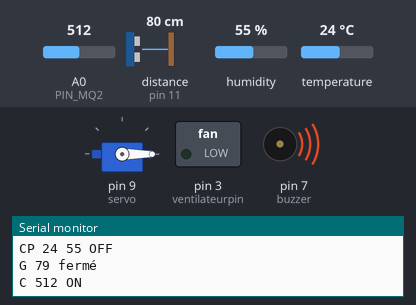
This sketch was run on a simulated Arduino Uno, built with avr-gcc and run on an emulated ATmega328P. On the bench: servo, switched loads named in the sketch (green lamp = pin HIGH), buzzer (waves = sounding, pin HIGH), the last lines printed to the serial monitor. Wiring (inferred from the names in the program): ultrasonic range finder: trigger pin 12; echo pin 11. Inputs (shaded band) come from the test bench; at power-on: temperature 24 °C, distance to the obstacle (sensor on pin 11) 80 cm, A0 (PIN_MQ2) = 512, humidity 55 %. The echo pulse lasts 58.3 µs per cm; pins used as bus, display or sensor lines are not drawn.

Above: at 4.8 s.
4.9 s: temperature set to 28 °C
At 6.7 s:
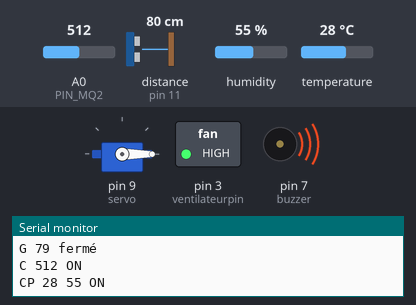
9.9 s: distance to the obstacle (sensor on pin 11) set to 23 cm
14.9 s: distance to the obstacle (sensor on pin 11) set to 19 cm
At 15.6 s:
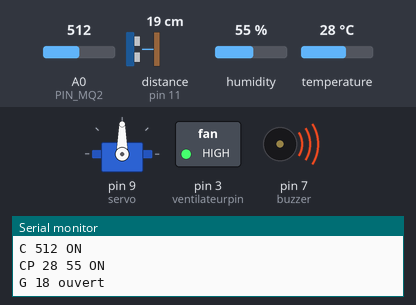
19.9 s: A0 (PIN_MQ2) set to 108
24.9 s: A0 (PIN_MQ2) set to 89
At 29.1 s:
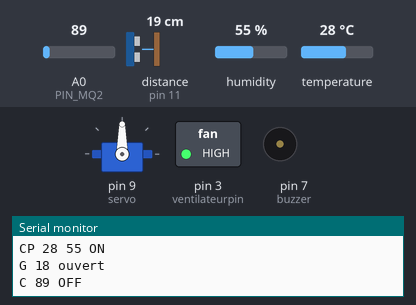
30.1 s: temperature set to 12 °C
At 36.6 s:
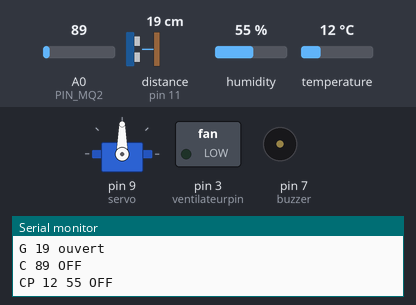
Timing chart, 0 to 38.1 s (numbered marks = the images above; inputs shaded):
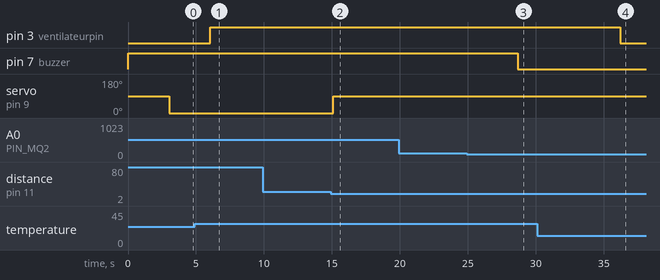

The sketch:

parent_cuisine_garage.ino
```cpp
//chambre parent//
#include <DHT.h>;
#define DHT11_PIN 2
#define DHTTYPE DHT11
#define ventilateurpin 3
DHT dht(DHT11_PIN, DHTTYPE);
float temp, hum;

//cuisine//
#define PIN_MQ2 A0
int buzzer = 7;
int value;

//garage//
#include <Servo.h>
#define trigPin 12
#define echoPin 11
Servo servo;
int sound = 250;


void setup() {
Serial.begin(9600);

//chambe parents//
dht.begin();
pinMode(ventilateurpin, OUTPUT);

//cuisine//
pinMode(buzzer, OUTPUT);
pinMode(PIN_MQ2, INPUT);

//garage//
pinMode(trigPin, OUTPUT);
pinMode(echoPin, INPUT);
servo.attach(9);


}

void loop() {
 //*********************************cuisine**************************************************************
 value = analogRead(PIN_MQ2);


   if (value > 100) {
      digitalWrite(buzzer, HIGH);
      String Data = "C " + String(value)+  " " + "ON";
      Serial.println(Data);
     }
   else {
      digitalWrite(buzzer, LOW);
      String Data = "C " + String(value)+  " " + "OFF";
      Serial.println(Data);
   }
   delay(1000);

//*********************************chambre parents**************************************************************
  byte temp = dht.readTemperature();
 byte  hum = dht.readHumidity();

  delay(1000);
  if (temp >= 27) {
    analogWrite(ventilateurpin, 255);
    String Data = "CP " + String(temp) + " " + String(hum) + " " + "ON";
     Serial.println(Data);
  }
  else {
    analogWrite(ventilateurpin, 0);
      String Data = "CP " + String(temp) + " " + String(hum) + " " + "OFF";
     Serial.println(Data);
  }
 delay(1000);
//*********************************garage**************************************************************
  long duration, distance;
digitalWrite(trigPin, LOW);
delayMicroseconds(2);
digitalWrite(trigPin, HIGH);
delayMicroseconds(10);
digitalWrite(trigPin, LOW);
duration = pulseIn(echoPin, HIGH);
distance = (duration/2) / 29.1;
if (distance < 20) {
    servo.write(90);
    String Data = "G " +String(distance) +  " " + "ouvert";
    Serial.println(Data);
    delay(1500);
}
else {
    servo.write(0);
   String Data = "G " +String(distance) + " " + "fermé";
    Serial.println(Data);
}

delay(1000);

  }
```

Measured:
- the behaviour switches between 26 and 27 °C on temperature (found by bisection; images 0 and 1)
- the behaviour switches between 21 and 20 cm on distance to the obstacle (sensor on pin 11) (found by bisection; images 1 and 2)
- the behaviour switches between 101 and 100 on A0 (PIN_MQ2) (found by bisection; images 2 and 3)
- after the input at 4.9 s, pin 3 (ventilateurpin): LOW → HIGH after 1.2 s
- after the input at 14.9 s, servo on pin 9 (servo): 0° → 90° after 0.21 s
- after the input at 24.9 s, pin 7 (buzzer): HIGH → LOW after 3.8 s
- after the input at 30.1 s, pin 3 (ventilateurpin): HIGH → LOW after 6.1 s
